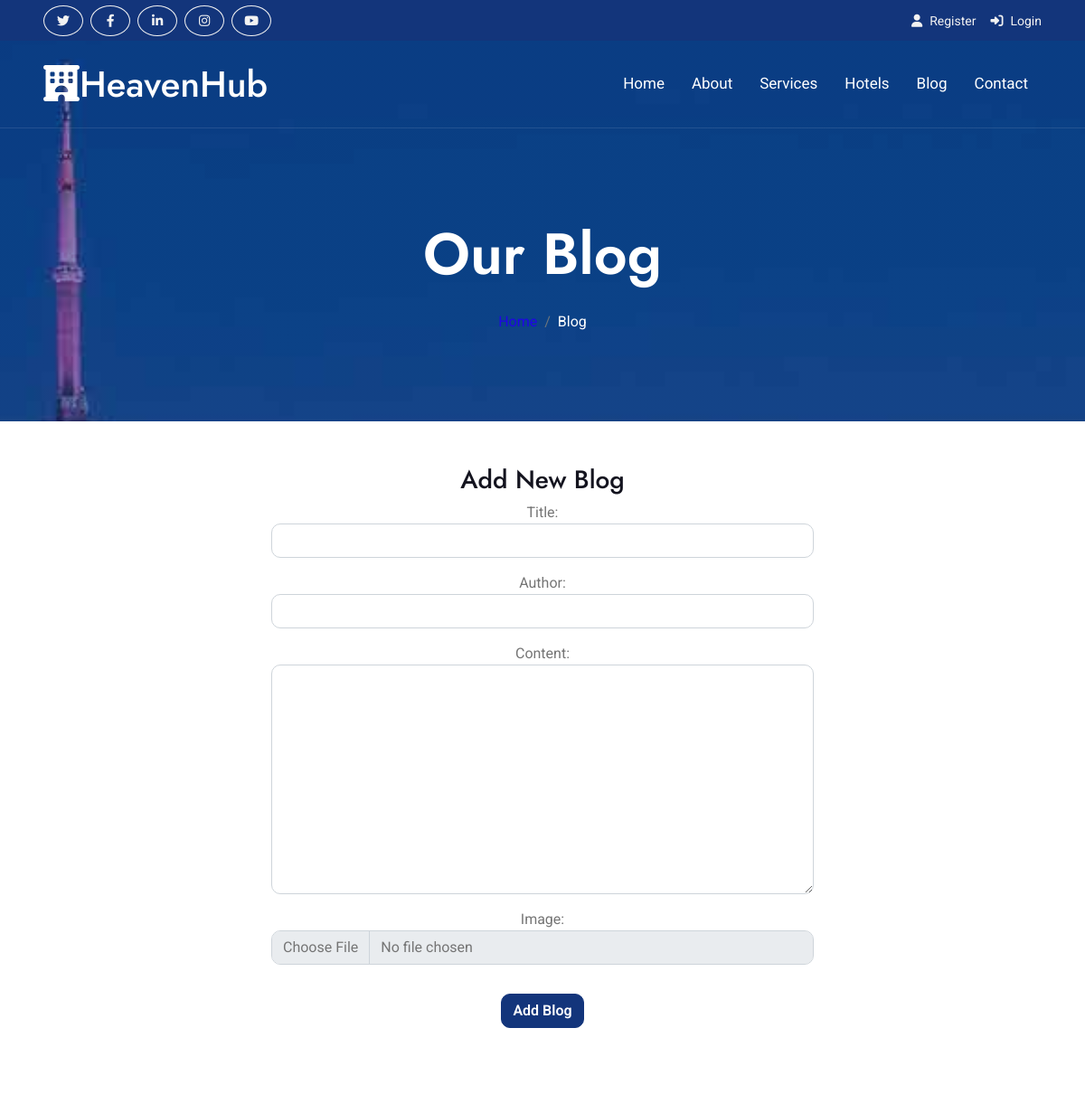
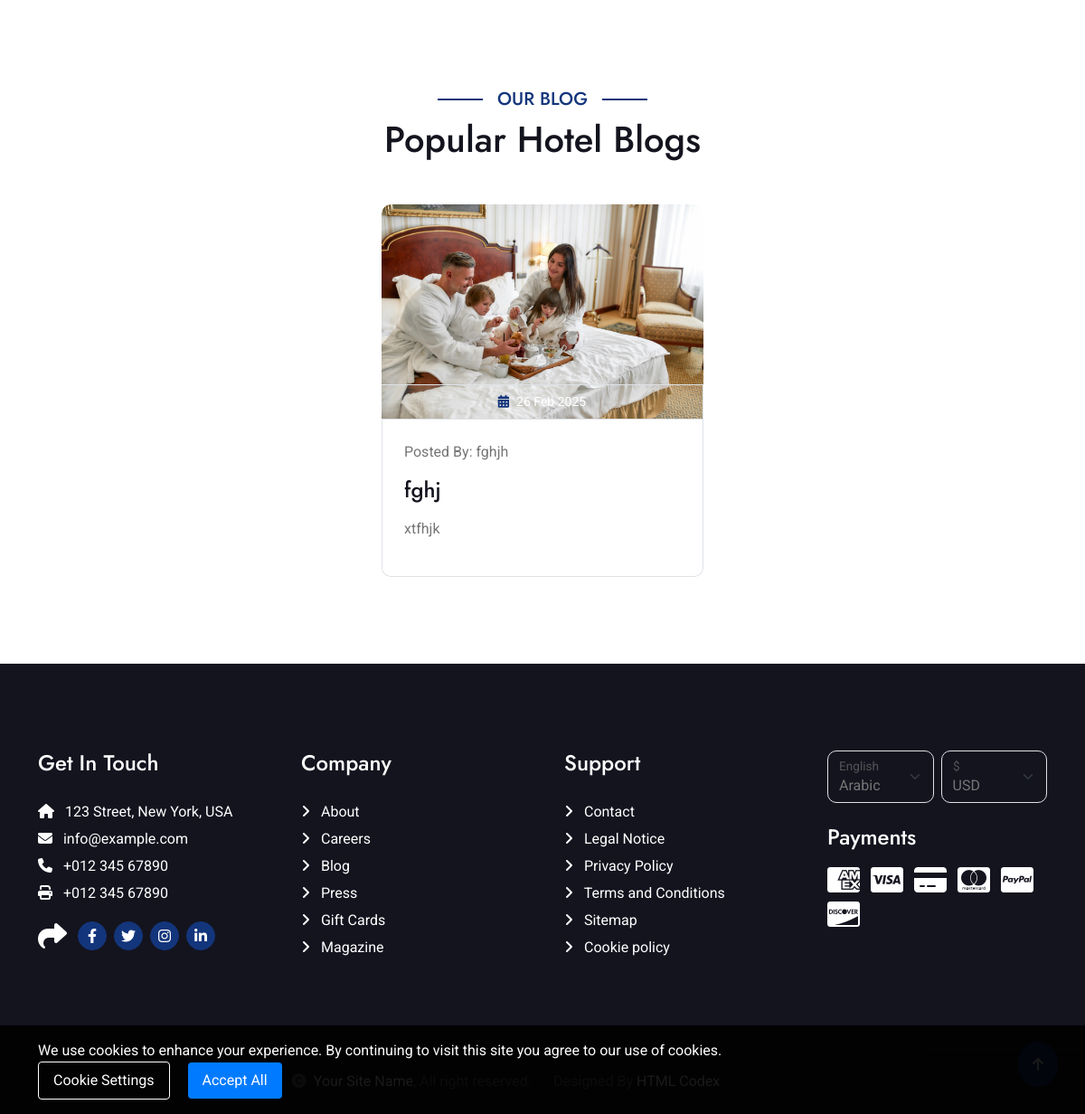
Screenshot of /blog/ with the database file from the repository (2 pictures, top to bottom).
### hotel/models.py (models this page shows, shortened)
class Blog(models.Model):
    title = models.CharField(max_length=200)
    author = models.CharField(max_length=100)
    content = models.TextField()
    image = models.ImageField(upload_to='blog_images/', blank=True, null=True)
    created_at = models.DateTimeField(default=timezone.now)

### hotel/views.py (the view)
# urls.py: 2. Add a URL to urlpatterns:  path('blog/', include('blog.urls'))
def blog(request):
    blogs = Blog.objects.all().order_by('-created_at')  # Fetch all blogs, newest first
    if request.method == 'POST':
        form = BlogForm(request.POST, request.FILES)
        if form.is_valid():
            form.save()
            return redirect('hotel:blog')
    else:
        form = BlogForm()
    context = {
        'blogs': blogs,
        'form': form,
    }
    return render(request, "hotel/blog.html", context)

### hotel/forms.py
class BlogForm(forms.ModelForm):
    class Meta:
        model = Blog
        fields = ['title', 'author', 'content', 'image']
        widgets = {
            'title': forms.TextInput(attrs={'class': 'form-control'}),
            'author': forms.TextInput(attrs={'class': 'form-control'}),
            'content': forms.Textarea(attrs={'class': 'form-control'}),
            'image': forms.FileInput(attrs={'class': 'form-control'}),
        }

### templates/hotel/blog.html (shortened to what this page needs)
{% extends 'partials/base.html' %}
{% load static %}
{% block content %}
        <div class="container-fluid bg-breadcrumb">
            <div class="container text-center py-5" style="max-width: 900px;">
                <h3 class="text-white display-3 mb-4">Our Blog</h1>
                <ol class="breadcrumb justify-content-center mb-0">
                    <li class="breadcrumb-item"><a href="{% url 'hotel:index'%}">Home</a></li>
                    <li class="breadcrumb-item active text-white">Blog</li>
                </ol>
            </div>
        </div>
   <div class="container py-5">
    <div class="mx-auto text-center mb-5" style="max-width: 600px;">
        <h3>Add New Blog</h3>
        <form method="post" enctype="multipart/form-data">
            {{ form.as_p }}
            <button type="submit" class="btn btn-primary mt-3">Add Blog</button>
        </form>
    </div>
</div>
<div class="container-fluid blog py-5">
    <div class="container py-5">
        <div class="mx-auto text-center mb-5" style="max-width: 900px;">
            <h5 class="section-title px-3">Our Blog</h5>
            <h1 class="mb-4">Popular Hotel Blogs</h1>
        </div>
        <div class="row g-4 justify-content-center">
            {% for blog in blogs %}
            <div class="col-lg-4 col-md-6">
                <div class="blog-item">
                    <div class="blog-img">
                        <div class="blog-img-inner">
                            {% if blog.image %}
                            <img class="img-fluid w-100 rounded-top" src="{{ blog.image.url }}" alt="{{ blog.title }}">
                            {% else %}
                            <img class="img-fluid w-100 rounded-top" src="{% static 'img/default.jpg' %}" alt="Default Image">
                            {% endif %}
                        </div>
                        <div class="blog-info d-flex align-items-center border border-start-0 border-end-0">
                            <small class="flex-fill text-center border-end py-2">
                                <i class="fa fa-calendar-alt text-primary me-2"></i>{{ blog.created_at|date:"d M Y" }}
                            </small>
                        </div>
                    </div>
                    <div class="blog-content border border-top-0 rounded-bottom p-4">
                        <p class="mb-3">Posted By: {{ blog.author }}</p>
                        <h4>{{ blog.title }}</h4>
                        <p class="my-3">{{ blog.content|truncatewords:20 }}</p>
                    </div>
                </div>
            </div>
            {% endfor %}
        </div>
    </div>
</div>
       {% endblock content %}

### static/css/style.css (style rules this page uses)
.btn { font-weight: 600; transition: .5s; }
.btn.btn-primary { box-shadow: inset 0 0 0 0 var(--bs-primary); }
.section-title { position: relative; display: inline-block; text-transform: uppercase; color: var(--bs-primary); }
.section-title::before { content: ""; width: 50px; position: absolute; top: 50%; right: 0; transform: translateY(-50%); margin-right: -50px; border: 1px solid var(--bs-primary) !important; }
.section-title::after { content: ""; width: 50px; position: absolute; top: 50%; left: 0; transform: translateY(-50%); margin-left: -50px; border: 1px solid var(--bs-primary) !important; }
.bg-breadcrumb { background: linear-gradient(rgba(19, 53, 123, 0.5), rgba(19, 53, 123, 0.5)), url(../img/header-slider-3.jpg); background-position: center center; background-repeat: no-repeat; background-size: cover; background-attachment: fixed; padding: 150px 0 50px 0; }
.bg-breadcrumb .breadcrumb-item a { color: var(--bs-secondary) !important; }
.blog .blog-item .blog-img { position: relative; }
.blog .blog-item .blog-img .blog-info { position: absolute; width: 100%; left: 0; bottom: 0; display: flex; background: rgba(255, 255, 255, .2); color: var(--bs-white); }
.blog .blog-item .blog-img .blog-img-inner { position: relative; border-top-right-radius: 10px; border-top-left-radius: 10px; }
.blog .blog-item .blog-img .blog-img-inner { overflow: hidden; }
.blog .blog-item .blog-img .blog-img-inner img { transition: 0.5s; }

### rows the page displays
Blog: image (picture), created_at "26 Feb 2025", author "fghjh", title "fghj", content "xtfhjk"
